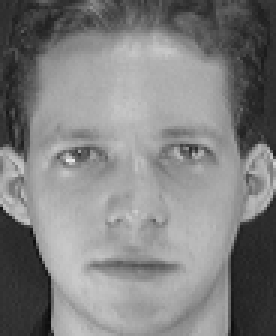
#> input picture dataset/s1/1.pgm, 92 x 112 px (shown 3 times larger); its folder holds only this picture in this run; the run also reads 1 picture not shown here
$ python tp4_pca.py
#> lines starting #> are read from the running program, lines starting #| are printed output that depends on the picture
import cv2
import numpy as np
import matplotlib.pyplot as plt
import matplotlib.patches as patches
from scipy.spatial.distance import euclidean
import os

os.makedirs("results", exist_ok=True)


# ═══════════════════════════════════════════════════════════════════════════════
#  CLASSE PRINCIPALE
# ═══════════════════════════════════════════════════════════════════════════════

class FaceRecognitionPCA:

    def __init__(self, n_components=30):
        """
        Initialise :
        - détecteur Viola-Jones
        - nombre de composantes principales
        - variables internes
        """
#> in load_dataset, image is the input picture: shape (112, 92, 3); min 11, max 234, mean 128.3
        cascade_path = cv2.data.haarcascades + "haarcascade_frontalface_default.xml"
        self.detector     = cv2.CascadeClassifier(cascade_path)
        if self.detector.empty():
            raise IOError("Fichier cascade Haar introuvable.")

        self.n_components  = n_components
        self.mean          = None
        self.eigenvectors  = None
        self.projections   = None
        self.labels        = []
        print(f"Système PCA initialisé — k={n_components} composantes.")

    # ──────────────────────────────────────────────────────────────────────────
    def detect_face(self, image: np.ndarray):
        """
        Détecte le plus grand visage dans une image BGR.
        Retourne le visage en niveaux de gris redimensionné à 100×100.
        """
        gray  = cv2.cvtColor(image, cv2.COLOR_BGR2GRAY)
        faces = self.detector.detectMultiScale(
            gray,
            scaleFactor  = 1.1,
            minNeighbors = 5,
            minSize      = (30, 30)
        )
#> faces = [[5, 23, 81, 81]]

        if len(faces) == 0:
            return None, None

        # Garder le plus grand visage
        x, y, w, h = max(faces, key=lambda f: f[2] * f[3])
#> x = 5; y = 23; w = 81; h = 81
        face       = gray[y:y+h, x:x+w]
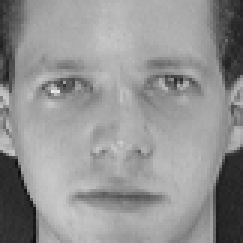
#> face: shape (81, 81) (shown 3 times larger); min 12, max 234, mean 147.2
        face       = cv2.resize(face, (100, 100))
#> face: shape (100, 100)
        return face, (x, y, w, h)

    # ──────────────────────────────────────────────────────────────────────────
    def load_dataset(self, dataset_path: str):
        """
        Parcourt dataset/ structuré par personne.
        Retourne X (matrice des visages vectorisés) et y (labels).
        """
        X, y = [], []

        for person in sorted(os.listdir(dataset_path)):
            person_dir = os.path.join(dataset_path, person)
            if not os.path.isdir(person_dir):
                continue

            count = 0
            for fname in os.listdir(person_dir):
                if not fname.lower().endswith((".jpg", ".jpeg", ".png", ".pgm")):
                    continue

                img_path = os.path.join(person_dir, fname)
                image    = cv2.imread(img_path)
                if image is None:
                    continue

                face, _ = self.detect_face(image)

                # Si pas de visage détecté → essayer directement en gris
                if face is None:
                    gray = cv2.cvtColor(image, cv2.COLOR_BGR2GRAY)
                    face = cv2.resize(gray, (100, 100))

                X.append(face.flatten().astype(float))
                y.append(person)
                count += 1

            if count > 0:
                print(f"  {person} : {count} images chargées")
#> pass 2 of the loop in load_dataset, `for person in sorted(os.listdir(dataset_path)):`:
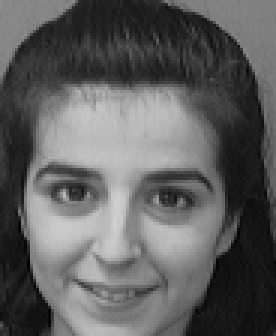
#> input picture dataset/s10/1.pgm, 92 x 112 px (shown 3 times larger)
#> in load_dataset, image is the input picture: shape (112, 92, 3); min 1, max 207, mean 95.1
#> faces = [[4, 37, 71, 71]]
#> in detect_face (call 2), `x, y, w, h = max(faces, key=lambda f: f[2] * f[3])`: x = 4; y = 37; w = 71
#> in detect_face (call 2), `face       = gray[y:y+h, x:x+w]`:
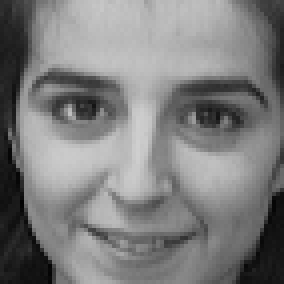
#> face: shape (71, 71) (shown 4 times larger); min 1, max 207, mean 126.1
#> in detect_face (call 2), `face       = cv2.resize(face, (100, 100))`:
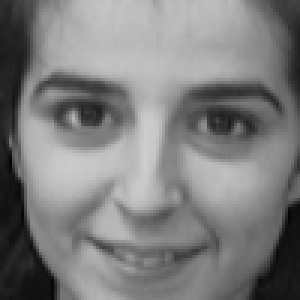
#> face: shape (100, 100) (shown 3 times larger); min 5, max 207, mean 126

        X = np.array(X)
        y = np.array(y)
        print(f"\nDataset : {X.shape[0]} images, {len(set(y))} personnes.")
#| Dataset : 2 images, 2 personnes.
        return X, y

    # ──────────────────────────────────────────────────────────────────────────
    def compute_pca(self, X: np.ndarray):
        """
        Calcule la PCA sur la matrice X :
        1. Moyenne
        2. Centrage
        3. Matrice de covariance
        4. Valeurs/vecteurs propres
        5. Sélection des n_components premiers
        """
        # 1. Moyenne
        self.mean = np.mean(X, axis=0)
#> self.mean = 10000 values, max 199 at index 6147, min 17.5 at index 7107, mean 136.5

        # 2. Centrage
        X_centered = X - self.mean

        # 3. Covariance (transposé pour efficacité si n_pixels >> n_images)
        n = X_centered.shape[0]
#> n = 2
        cov = np.dot(X_centered, X_centered.T) / n
#> cov = [[2167053, -2167053], [-2167053, 2167053]]

        # 4. Valeurs propres et vecteurs propres
        eigenvalues, eigenvectors_small = np.linalg.eigh(cov)
#> eigenvalues = [0, 4334106]; eigenvectors_small = [[-0.707, -0.707], [-0.707, 0.707]]

        # Passage dans l'espace original
        eigenvectors = np.dot(X_centered.T, eigenvectors_small)
#> eigenvectors = 10000 pairs, first value -3.55e-15 to 3.55e-15, second value -125.2 to 53.74

        # Normalisation
        for i in range(eigenvectors.shape[1]):
            norm = np.linalg.norm(eigenvectors[:, i])
            if norm > 0:
                eigenvectors[:, i] /= norm
#> this loop made 2 passes
#> norm on passes 1 to 2: 6.81e-14, 2944.2
#> after the loop, eigenvectors = 10000 pairs, first value -0.0522 to 0.0522, second value -0.0425 to 0.0183

        # 5. Tri décroissant + sélection
        idx = np.argsort(eigenvalues)[::-1]
#> idx = [1, 0]
        self.eigenvectors = eigenvectors[:, idx[:self.n_components]]
#> self.eigenvectors = 10000 pairs, first value -0.0425 to 0.0183, second value -0.0522 to 0.0522

        print(f"PCA calculée — {self.n_components} composantes retenues.")

    # ──────────────────────────────────────────────────────────────────────────
    def project(self, face_vector: np.ndarray) -> np.ndarray:
        """
        Projette un vecteur visage dans l'espace PCA.
        """
        centered = face_vector - self.mean
#> centered = 10000 values, max 88.5 at index 6205, min -38 at index 7942, mean 10.54
        return np.dot(centered, self.eigenvectors)

    # ──────────────────────────────────────────────────────────────────────────
    def fit(self, dataset_path: str):
        """
        Charge le dataset, calcule la PCA et projette toutes les images.
        """
        X, y             = self.load_dataset(dataset_path)
        self.labels      = y
        self.compute_pca(X)
        self.projections = np.array([self.project(x) for x in X])
#> self.projections = [[-2081.9, 10.28], [2081.9, -10.28]]
        print("Modèle entraîné et projections calculées.")

    # ──────────────────────────────────────────────────────────────────────────
    def recognize(self, image_path: str, threshold: float = 3000.0):
        """
        Reconnaît le visage dans image_path.
        Retourne : identité, distance minimale, décision, (image, coords)
        """
#> called with image_path = 'test.jpg', threshold = 3000
        image = cv2.imread(image_path)
        if image is None:
            raise FileNotFoundError(f"Image introuvable : {image_path}")

        face, coords = self.detect_face(image)
#> coords = (5, 23, 81, 81)
        if face is None:
            gray = cv2.cvtColor(image, cv2.COLOR_BGR2GRAY)
            face = cv2.resize(gray, (100, 100))
            coords = None

        vec        = face.flatten().astype(float)
#> vec = 10000 values, max 221 at index 3721, min 21 at index 7810, mean 147.1
        projection = self.project(vec)
#> projection = [-2081.9, 10.28]

        # Distance Euclidienne avec chaque projection du dataset
        distances  = [euclidean(projection, p) for p in self.projections]
#> distances = [0, 4163.8]
        min_idx    = int(np.argmin(distances))
#> min_idx = 0
        min_dist   = distances[min_idx]
#> min_dist = 0
        identity   = self.labels[min_idx]
#> identity = 's1'

        decision   = "MATCH" if min_dist <= threshold else "NO MATCH"
#> decision = 'MATCH'
#> in main, `identity, distance, decision, (image, coords) = system.recognize( TEST..`: identity = 's1'; distance = 0; decision = 'MATCH'; coords = (5, 23, 81, 81)
#| Identité prédite  : s1
#| Distance minimale : 0.0000
#| Décision          : MATCH
#> in afficher_resultat, `x, y, w, h  = coords`: x = 5; y = 23; w = 81
#> in afficher_resultat, `plt.savefig("results/tp4_resultat.png")`:
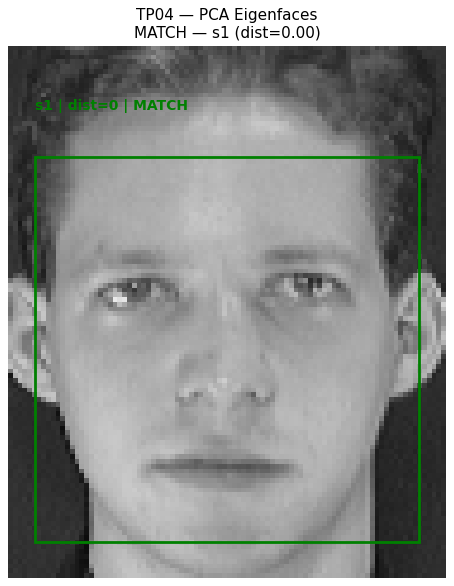
#> figure drawn by matplotlib, 1 panel

        return identity, min_dist, decision, (image, coords)


# ═══════════════════════════════════════════════════════════════════════════════
#  EXPÉRIMENTATIONS
# ═══════════════════════════════════════════════════════════════════════════════

def experimenter_k(dataset_path, test_path, k_values=[10, 20, 50], threshold=3000):
    """
    Compare les résultats pour différentes valeurs de k.
    """
    print("\n" + "═"*50)
    print("EXPÉRIMENTATION — Effet du nombre de composantes k")
    print("═"*50)

    resultats = []
    for k in k_values:
        sys = FaceRecognitionPCA(n_components=k)
        sys.fit(dataset_path)
        identity, dist, decision, _ = sys.recognize(test_path, threshold)
        resultats.append((k, identity, dist, decision))
        print(f"k={k:3d} | Identité: {identity:12s} | Distance: {dist:8.2f} | {decision}")
#> pass 2 of the loop in experimenter_k, `for k in k_values:`:

    # Graphique distances vs k
    ks    = [r[0] for r in resultats]
    dists = [r[2] for r in resultats]

    plt.figure(figsize=(7, 4))
    plt.plot(ks, dists, marker="o", color="#1D9E75", linewidth=2)
    plt.axhline(y=threshold, color="red", linestyle="--", label=f"Seuil = {threshold}")
    plt.xlabel("Nombre de composantes k")
    plt.ylabel("Distance minimale")
    plt.title("Effet de k sur la distance de reconnaissance")
    plt.legend()
    plt.tight_layout()
    plt.savefig("results/tp4_effet_k.png")
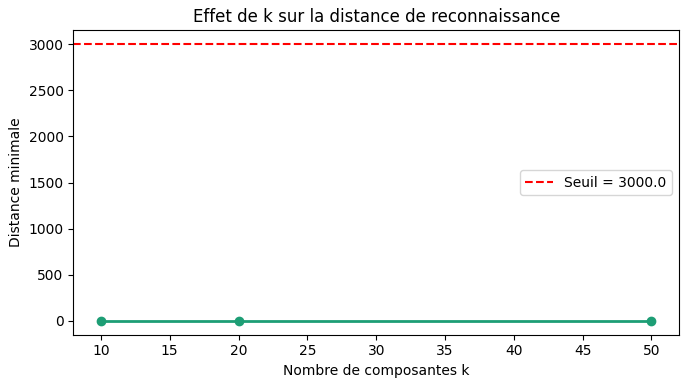
#> figure drawn by matplotlib, 1 panel
    plt.close()
    print("\nGraphique sauvegardé : results/tp4_effet_k.png")

    return resultats


def experimenter_seuil(dataset_path, test_path, n_components=30):
    """
    Trace un tableau Distance vs Décision pour différents seuils.
    """
#> pass 2 of the loop in load_dataset, `for person in sorted(os.listdir(dataset_path)):`:
    print("\n" + "═"*50)
    print("EXPÉRIMENTATION — Effet du seuil")
    print("═"*50)

    sys = FaceRecognitionPCA(n_components=n_components)
    sys.fit(dataset_path)
#| Dataset : 2 images, 2 personnes.
    _, dist, _, _ = sys.recognize(test_path)

    seuils    = [500, 1000, 2000, 3000, 5000, 8000]
    decisions = ["MATCH" if dist <= s else "NO MATCH" for s in seuils]

    print(f"\nDistance obtenue : {dist:.2f}")
    print(f"{'Seuil':>8} | {'Décision':>10}")
    print("-" * 22)
    for s, d in zip(seuils, decisions):
        print(f"{s:>8} | {d:>10}")


# ═══════════════════════════════════════════════════════════════════════════════
#  AFFICHAGE
# ═══════════════════════════════════════════════════════════════════════════════

def afficher_resultat(image, coords, identity, distance, decision):
    fig, ax = plt.subplots(1, 1, figsize=(6, 6))
    rgb = cv2.cvtColor(image, cv2.COLOR_BGR2RGB)
    ax.imshow(rgb)

    if coords:
        x, y, w, h  = coords
        couleur_rect = "green" if decision == "MATCH" else "red"
        rect = patches.Rectangle((x, y), w, h,
                                  linewidth=2,
                                  edgecolor=couleur_rect,
                                  facecolor="none")
        ax.add_patch(rect)
        ax.text(x, y - 10,
                f"{identity} | dist={distance:.0f} | {decision}",
                color=couleur_rect,
                fontsize=10,
                fontweight="bold")

    ax.axis("off")
    plt.title(f"TP04 — PCA Eigenfaces\n{decision} — {identity} (dist={distance:.2f})",
              fontsize=11)
    plt.tight_layout()
    plt.savefig("results/tp4_resultat.png")
    plt.close()
    print("Image sauvegardée : results/tp4_resultat.png")


# ═══════════════════════════════════════════════════════════════════════════════
#  PROGRAMME PRINCIPAL
# ═══════════════════════════════════════════════════════════════════════════════

def main():
    DATASET_PATH  = "dataset"
    TEST_PATH     = "test.jpg"
    N_COMPONENTS  = 30
    THRESHOLD     = 3000.0

    # ── Entraînement ──────────────────────────────────────────────────────────
    system = FaceRecognitionPCA(n_components=N_COMPONENTS)
    system.fit(DATASET_PATH)

    # ── Reconnaissance ────────────────────────────────────────────────────────
    identity, distance, decision, (image, coords) = system.recognize(
        TEST_PATH, threshold=THRESHOLD
    )

    # ── Résultats console ─────────────────────────────────────────────────────
    print("\n" + "─"*40)
    print(f"Identité prédite  : {identity}")
    print(f"Distance minimale : {distance:.4f}")
    print(f"Seuil             : {THRESHOLD}")
    print(f"Décision          : {decision}")
    print("─"*40)

    # ── Affichage visuel ──────────────────────────────────────────────────────
    afficher_resultat(image, coords, identity, distance, decision)

    # ── Expérimentations ──────────────────────────────────────────────────────
    experimenter_k(DATASET_PATH, TEST_PATH, k_values=[10, 20, 50], threshold=THRESHOLD)
    experimenter_seuil(DATASET_PATH, TEST_PATH, n_components=N_COMPONENTS)


if __name__ == "__main__":
    main()
